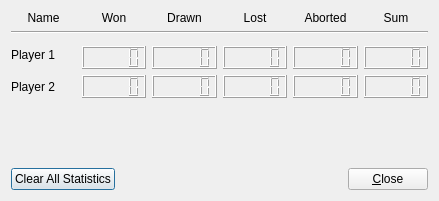
<ui version="4.0" >
 <author></author>
 <comment></comment>
 <exportmacro></exportmacro>
 <class>Statistics</class>
 <widget class="QDialog" name="Statistics" >
  <property name="geometry" >
   <rect>
    <x>0</x>
    <y>0</y>
    <width>439</width>
    <height>201</height>
   </rect>
  </property>
  <property name="windowTitle" >
   <string>Statistics</string>
  </property>
  <layout class="QGridLayout" >
   <property name="margin" >
    <number>11</number>
   </property>
   <property name="spacing" >
    <number>6</number>
   </property>
   <item row="1" column="0" colspan="6" >
    <widget class="Line" name="line1" >
     <property name="frameShape" >
      <enum>QFrame::HLine</enum>
     </property>
     <property name="frameShadow" >
      <enum>QFrame::Sunken</enum>
     </property>
     <property name="orientation" >
      <enum>Qt::Horizontal</enum>
     </property>
    </widget>
   </item>
   <item row="5" column="2" >
    <spacer>
     <property name="orientation" >
      <enum>Qt::Vertical</enum>
     </property>
     <property name="sizeType" >
      <enum>QSizePolicy::Expanding</enum>
     </property>
     <property name="sizeHint" >
      <size>
       <width>20</width>
       <height>16</height>
      </size>
     </property>
    </spacer>
   </item>
   <item row="4" column="3" >
    <widget class="QLCDNumber" name="p2_lost" />
   </item>
   <item rowspan="2" row="2" column="0" >
    <widget class="QLabel" name="p1_name" >
     <property name="text" >
      <string>Player 1</string>
     </property>
    </widget>
   </item>
   <item row="0" column="0" >
    <widget class="QLabel" name="Name" >
     <property name="text" >
      <string>Name</string>
     </property>
     <property name="alignment" >
      <set>Qt::AlignCenter</set>
     </property>
    </widget>
   </item>
   <item row="0" column="1" >
    <widget class="QLabel" name="won" >
     <property name="text" >
      <string>Won</string>
     </property>
     <property name="alignment" >
      <set>Qt::AlignCenter</set>
     </property>
    </widget>
   </item>
   <item row="4" column="2" >
    <widget class="QLCDNumber" name="p2_drawn" />
   </item>
   <item row="0" column="3" >
    <widget class="QLabel" name="lost" >
     <property name="text" >
      <string>Lost</string>
     </property>
     <property name="alignment" >
      <set>Qt::AlignCenter</set>
     </property>
    </widget>
   </item>
   <item row="4" column="4" >
    <widget class="QLCDNumber" name="p2_aborted" />
   </item>
   <item row="4" column="5" >
    <widget class="QLCDNumber" name="p2_sum" />
   </item>
   <item row="0" column="5" >
    <widget class="QLabel" name="sum" >
     <property name="text" >
      <string>Sum</string>
     </property>
     <property name="alignment" >
      <set>Qt::AlignCenter</set>
     </property>
    </widget>
   </item>
   <item row="0" column="4" >
    <widget class="QLabel" name="aborted" >
     <property name="text" >
      <string>Aborted</string>
     </property>
     <property name="alignment" >
      <set>Qt::AlignCenter</set>
     </property>
    </widget>
   </item>
   <item row="6" column="0" colspan="6" >
    <layout class="QHBoxLayout" >
     <property name="margin" >
      <number>0</number>
     </property>
     <property name="spacing" >
      <number>6</number>
     </property>
     <item>
      <widget class="QPushButton" name="pushButton1" >
       <property name="text" >
        <string>Clear All Statistics</string>
       </property>
      </widget>
     </item>
     <item>
      <spacer>
       <property name="orientation" >
        <enum>Qt::Horizontal</enum>
       </property>
       <property name="sizeType" >
        <enum>QSizePolicy::Expanding</enum>
       </property>
       <property name="sizeHint" >
        <size>
         <width>51</width>
         <height>20</height>
        </size>
       </property>
      </spacer>
     </item>
     <item>
      <widget class="QPushButton" name="pushButton2" >
       <property name="text" >
        <string>&amp;Close</string>
       </property>
      </widget>
     </item>
    </layout>
   </item>
   <item row="3" column="1" >
    <widget class="QLCDNumber" name="p1_won" />
   </item>
   <item row="4" column="0" >
    <widget class="QLabel" name="p2_name" >
     <property name="text" >
      <string>Player 2</string>
     </property>
    </widget>
   </item>
   <item row="4" column="1" >
    <widget class="QLCDNumber" name="p2_won" />
   </item>
   <item row="0" column="2" >
    <widget class="QLabel" name="drawn" >
     <property name="text" >
      <string>Drawn</string>
     </property>
     <property name="alignment" >
      <set>Qt::AlignCenter</set>
     </property>
    </widget>
   </item>
   <item row="3" column="2" >
    <widget class="QLCDNumber" name="p1_drawn" />
   </item>
   <item row="3" column="3" >
    <widget class="QLCDNumber" name="p1_lost" />
   </item>
   <item row="3" column="4" >
    <widget class="QLCDNumber" name="p1_aborted" />
   </item>
   <item row="3" column="5" >
    <widget class="QLCDNumber" name="p1_sum" />
   </item>
  </layout>
 </widget>
 <layoutdefault spacing="6" margin="11" />
 <pixmapfunction>qPixmapFromMimeSource</pixmapfunction>
 <tabstops>
  <tabstop>pushButton2</tabstop>
  <tabstop>pushButton1</tabstop>
 </tabstops>
 <resources/>
 <connections>
  <connection>
   <sender>pushButton1</sender>
   <signal>clicked()</signal>
   <receiver>Statistics</receiver>
   <slot>reject()</slot>
   <hints>
    <hint type="sourcelabel" >
     <x>20</x>
     <y>20</y>
    </hint>
    <hint type="destinationlabel" >
     <x>20</x>
     <y>20</y>
    </hint>
   </hints>
  </connection>
  <connection>
   <sender>pushButton2</sender>
   <signal>clicked()</signal>
   <receiver>Statistics</receiver>
   <slot>accept()</slot>
   <hints>
    <hint type="sourcelabel" >
     <x>20</x>
     <y>20</y>
    </hint>
    <hint type="destinationlabel" >
     <x>20</x>
     <y>20</y>
    </hint>
   </hints>
  </connection>
 </connections>
</ui>
